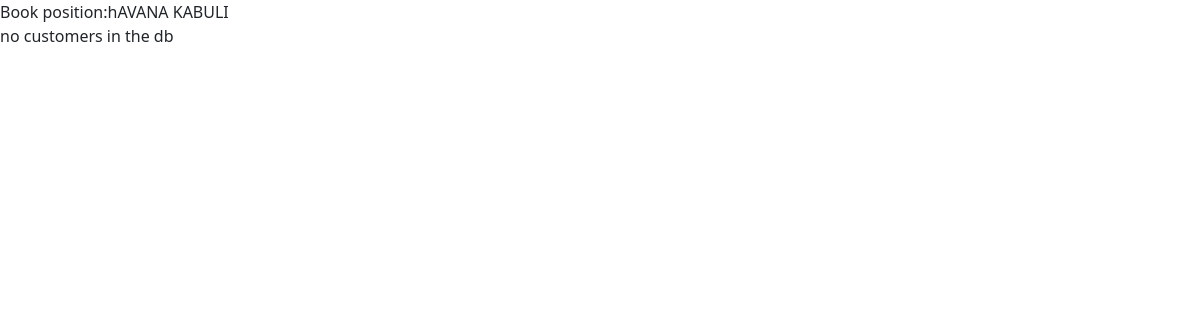
The app's page /, older data.
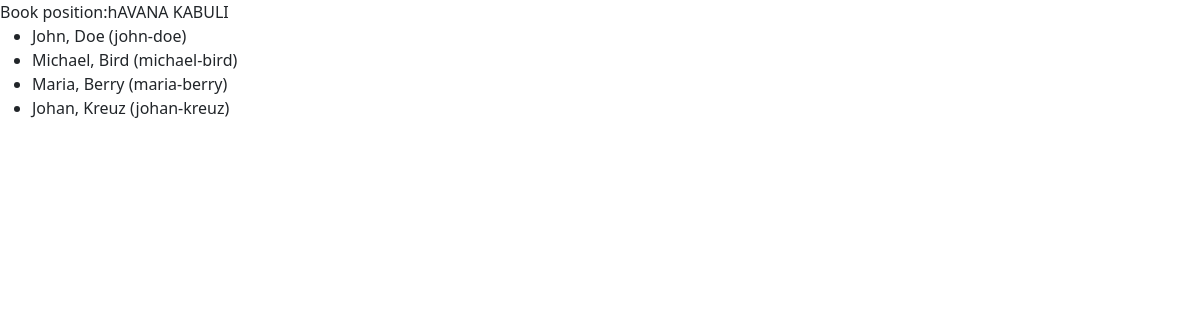
The same page, newer data.
### books/models.py (models this page shows, shortened)
class Book(models.Model):
    title = models.ForeignKey(BookTitle,on_delete=models.CASCADE)
    ISBN=models.CharField(max_length=50,blank=True)
    qr_code=models.ImageField(upload_to='qr_codes',blank=True,null=True)
    created_at=models.DateTimeField(auto_now_add=True)
    updated_at=models.DateTimeField(auto_now=True)

class BookTitle(models.Model):
    publisher=models.ForeignKey(Publisher,on_delete=models.CASCADE)
    author = models.ForeignKey(Author,on_delete=models.CASCADE)
    title = models.CharField(max_length=300,unique=True)
    slug=models.SlugField(blank=True)                                                                                   #optional
    created_at=models.DateTimeField(auto_now_add=True)
    updated_at=models.DateTimeField(auto_now=True)
    def __str__(self):
        return f"Book position:{self.title}"

### customers/models.py (models this page shows, shortened)
class Customer(models.Model):
    books=models.ManyToManyField(Book,blank=True, help_text='books currently rented out')
    first_name=models.CharField(max_length=300)
    last_name=models.CharField(max_length=300)
    username=models.CharField(max_length=300, blank=True, unique=True)
    additional_info=models.TextField(blank=True)
    rating=models.PositiveSmallIntegerField(default=50)
    book_count=models.PositiveSmallIntegerField(default=0)

### django_rentalio/views.py (the view)
# urls.py: path('',home_view,name='home'),
def home_view(request):
    qs=Customer.objects.all()
    obj=Book.objects.get(id=1)
    context = {
        'qs':qs,
        'obj':obj,
    }
    return render(request, 'main.html', context)

### templates/main.html (shortened to what this page needs)
{% extends 'base.html' %}
{% block content %}
{{obj.title}}
<br>
{% if qs %}
    <ul>
    {% for obj in qs %}
        <li>{{obj.first_name}}, {{obj.last_name}}  ({{obj.username}})</li>
    {% endfor %}
    </ul>
{% else %}
    no customers in the db
{% endif %}
{% endblock content %}

### templates/base.html (shortened to what this page needs)
<!doctype html>
<html lang="en">
<head>
    <link href="https://cdn.jsdelivr.net/npm/bootstrap@5.0.2/dist/css/bootstrap.min.css"
          rel="stylesheet">
</head>
<body>
{% block content %}
{% endblock content %}
</body>
</html>

Row changes from the older to the newer data that the page shows:
added Customer: first_name "John", last_name "Doe", username "john-doe"
added Customer: first_name "Michael", last_name "Bird", username "michael-bird"
added Customer: first_name "Maria", last_name "Berry", username "maria-berry"
added Customer: first_name "Johan", last_name "Kreuz", username "johan-kreuz"
Text that changed along with them:
text no longer shown: "no customers in the db"
